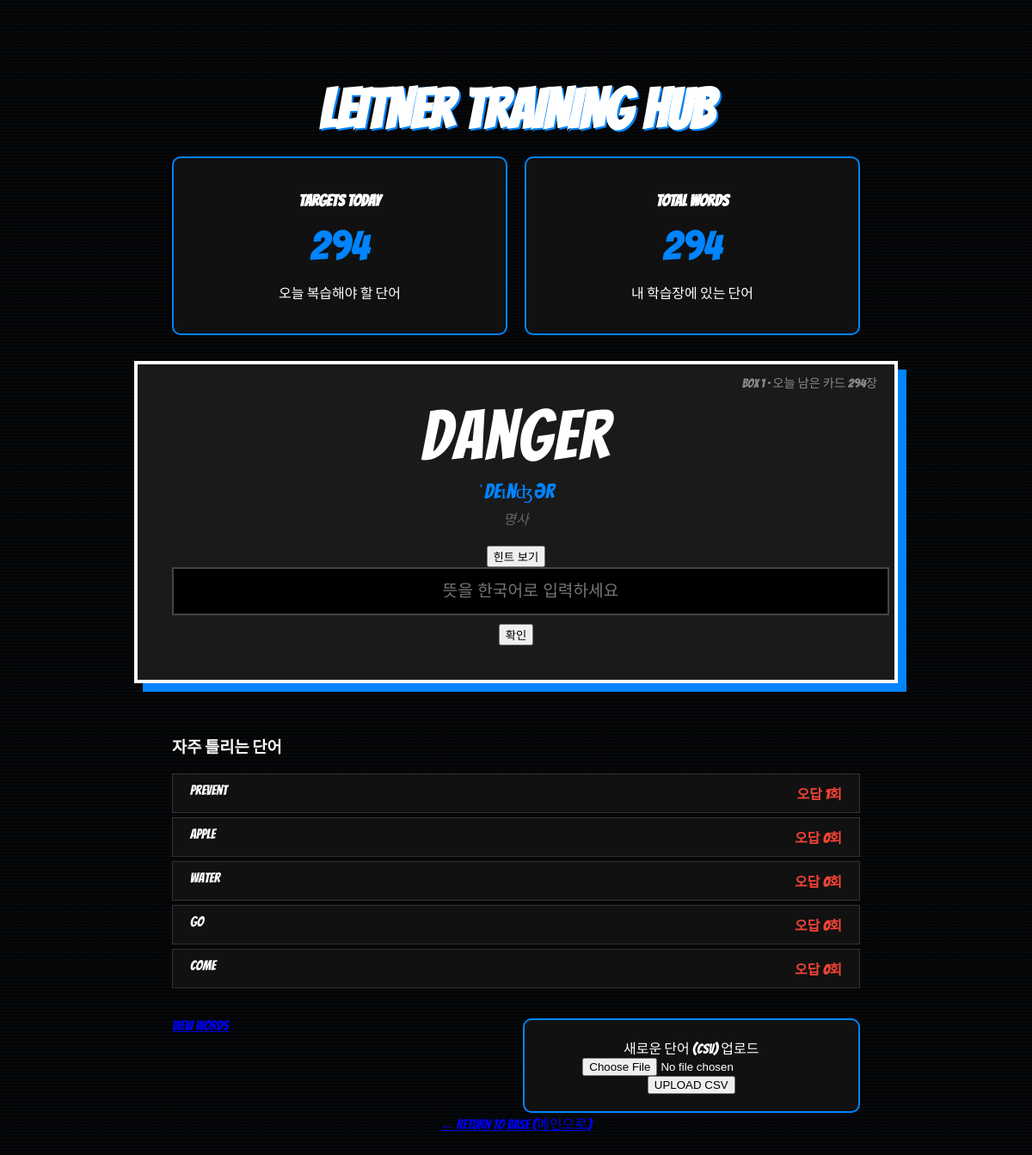
Page /leitner/ (signed in) on the committed database.
### leitner/models.py (models this page shows, shortened)
class UserCard(models.Model):
    REVIEW_INTERVALS = {1: 1, 2: 2, 3: 4, 4: 8, 5: 999}
    user = models.ForeignKey(settings.AUTH_USER_MODEL, on_delete=models.CASCADE, related_name='cards')
    sense = models.ForeignKey(WordSense, on_delete=models.CASCADE)
    box_number = models.IntegerField(default=1)
    next_review_at = models.DateField(default=localdate)
    correct_count = models.IntegerField(default=0)
    wrong_count = models.IntegerField(default=0)
    last_reviewed_at = models.DateTimeField(auto_now=True)
    class Meta:
        unique_together = ('user', 'sense')  # 중복 카드 방지

class WordSense(models.Model):
    word = models.ForeignKey(Word, on_delete=models.CASCADE, related_name='senses')
    meaning = models.CharField(max_length=200)
    example_en = models.TextField(blank=True)
    example_ko = models.TextField(blank=True)
    context_tag = models.CharField(max_length=50, blank=True)

class Word(models.Model):
    word = models.CharField(max_length=100, unique=True)
    pronunciation = models.CharField(max_length=100, blank=True)
    part_of_speech = models.CharField(max_length=50, blank=True)
    created_at = models.DateTimeField(auto_now_add=True)

### leitner/views.py (the view)
# urls.py: path('', views.dashboard, name='dashboard'),
@login_required
def dashboard(request):
    user = request.user
    today = date.today()
    quiz_card = UserCard.objects.filter(
        user=user, next_review_at__lte=today
    ).order_by('?').first()
    difficult_cards = UserCard.objects.filter(user=user).order_by('-wrong_count')[:5]
    context = {
        'quiz_card': quiz_card,
        'due_cards_count': UserCard.objects.filter(user=user, next_review_at__lte=today).count(),
        'total_cards_count': UserCard.objects.filter(user=user).count(),
        'difficult_cards': difficult_cards,
    }
    return render(request, 'leitner/dashboard.html', context)

### leitner/templates/leitner/dashboard.html (shortened to what this page needs)
{% load static %}
<!DOCTYPE html>
<html>
<head>
    <link rel="stylesheet" href="{% static 'core/css/index.css' %}">
    <link rel="stylesheet" href="{% static 'leitner/css/dashboard.css' %}">
</head>
<body>
<div class="main-container">
    <h1 class="dashboard-title">LEITNER TRAINING HUB</h1>
    <div class="stat-grid">
        <div class="stat-box">
            <h3>TARGETS TODAY</h3>
            <div class="stat-number">{{ due_cards_count }}</div>
            <p>오늘 복습해야 할 단어</p>
        </div>
        <div class="stat-box">
            <h3>TOTAL WORDS</h3>
            <div class="stat-number">{{ total_cards_count }}</div>
            <p>내 학습장에 있는 단어</p>
        </div>
    </div>
    {% if quiz_card %}
    <div class="quiz-card" id="quiz-card"
     data-card-id="{{ quiz_card.id }}"
     data-submit-url="{% url 'leitner:submit_answer' %}"
     data-hint-en="{{ quiz_card.sense.example_en|default:'' }}"
     data-hint-ko="{{ quiz_card.sense.example_ko|default:'' }}">
        <div class="quiz-progress">
            <span>Box {{ quiz_card.box_number }} &middot; 오늘 남은 카드 {{ due_cards_count }}장</span>
        </div>
        <div class="quiz-word">{{ quiz_card.sense.word.word }}</div>
        {% if quiz_card.sense.word.pronunciation %}
            <div class="quiz-pronunciation">{{ quiz_card.sense.word.pronunciation }}</div>
        {% endif %}
        {% if quiz_card.sense.word.part_of_speech %}
            <div class="quiz-pos">{{ quiz_card.sense.word.part_of_speech }}</div>
        {% endif %}
        <div class="hint-area" id="hint-area">
            <button class="btn-hint" onclick="showHint()">힌트 보기</button>
        </div>
        <div id="answer-input-area">
            <input type="text" id="answer-input" class="answer-input"
                   placeholder="뜻을 한국어로 입력하세요"
                   onkeydown="if(event.key==='Enter') revealAnswer()">
            <button class="btn-action" onclick="revealAnswer()">확인</button>
        </div>
    </div>
    {% else %}
    <div class="stat-box quiz-empty">
        <p>오늘 복습할 단어가 없어요. 잘 하셨습니다!</p>
    </div>
    {% endif %}
    {% if difficult_cards %}
    <div class="difficult-section">
        <h3>자주 틀리는 단어</h3>
        {% for card in difficult_cards %}
        <div class="difficult-item">
            <span>{{ card.sense.word.word }}</span>
            <span class="wrong-badge">오답 {{ card.wrong_count }}회</span>
        </div>
        {% endfor %}
    </div>
    {% endif %}
    <div class="action-grid">
        <a href="{% url 'leitner:word_list' %}" class="btn-action btn-secondary">VIEW WORDS</a>
        <form method="post" action="{% url 'leitner:upload_words' %}"
              enctype="multipart/form-data" class="stat-box upload-form">
            <span class="upload-help-text">새로운 단어 (CSV) 업로드</span>
            <input type="file" name="csv_file" accept=".csv" required class="file-input">
            <button type="submit" class="btn-action btn-upload">UPLOAD CSV</button>
        </form>
    </div>
    <div class="footer-link-container">
        <a href="{% url 'index' %}" class="return-link">← RETURN TO BASE (메인으로)</a>
    </div>
</div>
</body>
</html>

### core/static/core/css/index.css (style rules this page uses)
:root { --nw-blue: #0084ff; --nw-black: #050505; --nw-dark-blue: #001a33; }
body { background-color: var(--nw-black); background-image: linear-gradient(rgba(0, 132, 255, 0.05) 1px, transparent 1px), radial-gradient(var(--nw-dark-blue) 0.5px, transparent 0.5px); background-size: 100% 4px, 20px 20px; font-family: 'Bangers', cursive; color: white; margin: 0; min-height: 100vh; }
.main-container { display: flex; flex-direction: column; align-items: center; padding: 50px; }

### leitner/static/leitner/css/dashboard.css (style rules this page uses)
:root { --yellow: #ffd000; --green: #4caf50; --red: #f44336; --nw-blue: #0084ff; }
.dashboard-title { font-size: 4rem; color: white; text-shadow: 2px 2px 0px var(--nw-blue); text-align: center; margin-bottom: 20px; }
.stat-grid { display: grid; grid-template-columns: 1fr 1fr; gap: 20px; width: 100%; max-width: 800px; margin-bottom: 30px; }
.stat-box { background: #111; border: 2px solid var(--nw-blue); padding: 20px; text-align: center; border-radius: 10px; }
.stat-number { font-size: 3rem; color: var(--nw-blue); }
.quiz-card { background: #1a1a1a; border: 4px solid white; box-shadow: 10px 10px 0px var(--nw-blue); padding: 40px; width: 100%; max-width: 800px; text-align: center; margin-bottom: 40px; position: relative; }
.quiz-progress { position: absolute; top: 10px; right: 20px; font-size: 0.9rem; color: #888; }
.quiz-word { font-size: 5rem; color: white; margin-bottom: 10px; letter-spacing: 2px; }
.quiz-pronunciation { color: var(--nw-blue); font-size: 1.5rem; margin-bottom: 5px; }
.quiz-pos { color: #666; font-style: italic; margin-bottom: 20px; }
.answer-input { width: 100%; background: #000; border: 2px solid #444; padding: 15px; color: white; font-size: 1.2rem; margin-bottom: 10px; text-align: center; }
.difficult-section { width: 100%; max-width: 800px; margin-bottom: 30px; }
.difficult-item { background: #111; border: 1px solid #333; padding: 10px 20px; display: flex; justify-content: space-between; margin-bottom: 5px; }
.wrong-badge { color: var(--red); font-weight: bold; }
.action-grid { display: grid; grid-template-columns: 1fr 1fr; gap: 15px; width: 100%; max-width: 800px; }

### rows in the picture
UserCard: box_number "1", sense.word.word "danger", sense.word.pronunciation "ˈdeɪnʤər", sense.word.part_of_speech "명사"
UserCard: sense.word.word "prevent", wrong_count "1"
UserCard: sense.word.word "apple", wrong_count "0"
UserCard: sense.word.word "water", wrong_count "0"
UserCard: sense.word.word "go", wrong_count "0"
UserCard: sense.word.word "come", wrong_count "0"

### other values in the picture
{{ due_cards_count }} "294"
{{ total_cards_count }} "294"
